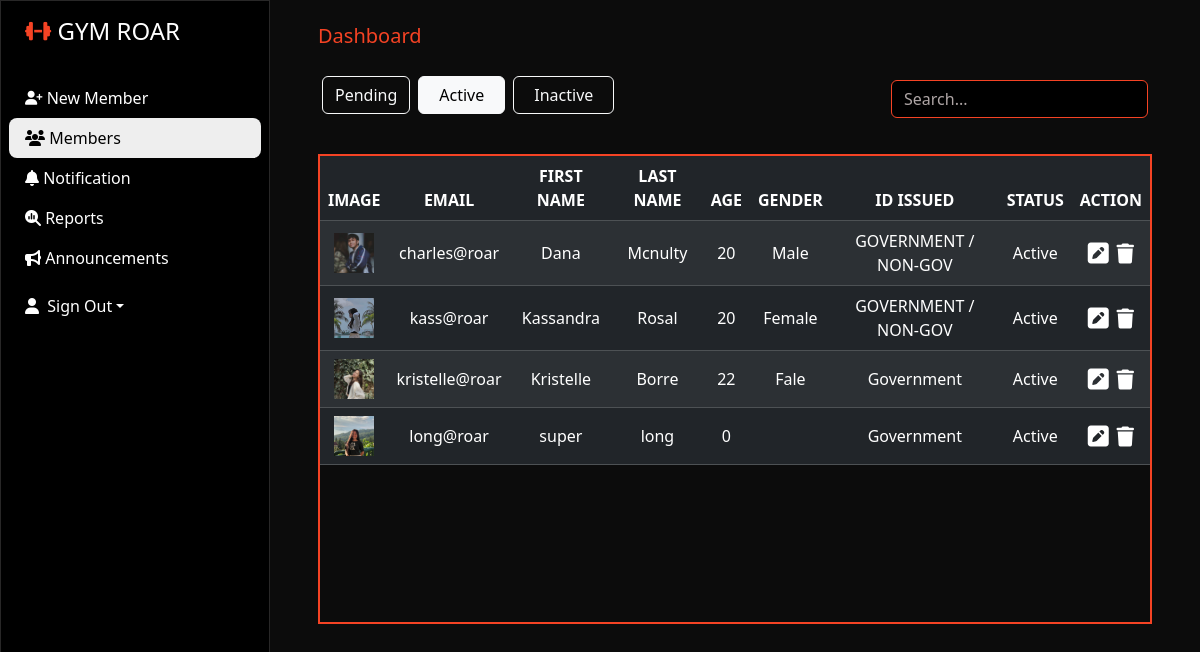
/All/Active.php, run on the app's committed database.
### tables this page shows
CREATE TABLE `status` (
  `Image` varchar(50) NOT NULL,
  `First_Name` varchar(50) NOT NULL,
  `Last_Name` varchar(50) NOT NULL,
  `Age` int(50) NOT NULL,
  `Gender` varchar(20) NOT NULL,
  `Contact_Number` varchar(11) NOT NULL,
  `Address` varchar(50) NOT NULL,
  `Id_Issue` varchar(20) NOT NULL,
  `Email` varchar(50) NOT NULL,
  `Password` varchar(30) NOT NULL,
  `Status` varchar(20) DEFAULT 'Pending',
  `Start_Date` date NOT NULL,
  `End_Date` date NOT NULL,
  `Name` varchar(50) NOT NULL DEFAULT 'GYM ROAR Announcement'
);

### All/Active.php (the view, shortened to what this page needs)
<!DOCTYPE html>
<html lang="en">
<head>
    <link rel="stylesheet" href="https://cdnjs.cloudflare.com/ajax/libs/font-awesome/6.4.2/css/all.min.css">
    <link rel="stylesheet" href="https://cdnjs.cloudflare.com/ajax/libs/animate.css/3.7.2/animate.min.css">
    <link rel="stylesheet" href="https://cdn.jsdelivr.net/npm/bootstrap@5.3.2/dist/css/bootstrap.min.css">
    <link rel="stylesheet" href="/Fit/All/sadmin.css">
</head>
<body>
    <div class="main-container d-flex">
        <div class="sidebar" id="side_nav">
            <div class="header-box px-4 pt-3 pb-4 d-flex">
            <h1 class="fs-4">
                <a class="navbar-brand" href="/Fit/All/Nmember.php">
                    <i class="fas fa-dumbbell fa-sm" style="color: #f54324;"></i>
                <span class="text-white">GYM ROAR</span>
                </a>
            </h1>
        </div>
            <ul class="list-unstyled px-2">
                <li class="nav-item"><a href="Nmember.php" class="text-decoration-none px-3 py-2 d-block"><i class="fa-solid fa-user-plus fa-sm"></i> New Member</a></li>
                <li class="active"><a href="Members.php" class="text-decoration-none px-3 py-2 d-block"><i class="fa-solid fa-users"></i> Members</a></li>
                <li class="nav-item"><a href="NotificationAdmin.php" class="text-decoration-none px-3 py-2 d-block"><i class="fa-solid fa-bell"></i> Notification</a></li>
                <li class="nav-item"><a href="Report.php" class="text-decoration-none px-3 py-2 d-block"><i class="fa-solid fa-magnifying-glass-chart"></i>  Reports </a></li>
                <li class="nav-item"><a href="Announcement.php" class="text-decoration-none px-3 py-2 d-block"><i class="fa-solid fa-bullhorn"></i> Announcements</a></li>
            </ul>
            <div class="dropdown  px-4 pt-6 pb-5 d-flex">
                <a href="#" class="d-flex align-items-center text-white text-decoration-none dropdown-toggle" id="dropdownUser1" data-bs-toggle="dropdown" aria-expanded="false">
                    <i class="fa fa-user"></i> &nbsp Sign Out</a>
            </div>
        </div>
        <div class="content">
            <div class="dashboard-content px-5 pt-4">
                <h2 class="fs-5">Dashboard</h2>
                <div class="d-flex py-3 flex-row bd-highlight mb-3">
                    <div class="p-1 bd-highlight">
                        <button type="submit" name="pending" class="btn btn-outline-light btn-md">
                            <a class="nav-link" href="Members.php">Pending</a>
                        </button>
                    </div>
                    <div class="p-1 bd-highlight">
                        <button type="submit" name="active" class="active btn btn-outline-light btn-md">
                            <a class="nav-link px-2" href="Active.php"> Active</a>
                        </button>
                    </div>
                    <div class="p-1 me-auto bd-highlight">
                        <button type="submit" name="inactive" class="btn btn-outline-light btn-md">
                            <a class="nav-link px-2"  href="Inactive.php">Inactive</a>
                        </button>
                    </div>
                    <div class="p-1 pt-2 bd-highlight">
                    <input type="text" id="searchInput" class="form-control" placeholder="Search..." name="search">
                    </div>
                 </div>
                 <div class="table-wrapper-scroll-y my-custom-scrollbar">
                    <table class="table table-dark table-hover align-middle table-striped  mb-0">
                       <thead>
                         <tr class = "text-center sticky-top table-dark">
                           <th scope="col">Image</th>
                           <th scope="col">Email</th>
                           <th scope="col">First Name</th>
                           <th scope="col">Last name</th>
                           <th scope="col">Age</th>
                           <th scope="col">Gender</th>
                           <th scope="col">ID Issued</th>
                           <th scope="col">Status</th>
                           <th colspan="2">Action</th>
                         </tr>
                       </thead>
                       <tbody>
                       <?php
                        include "db_conn.php";
                        $select = "SELECT * FROM `status` WHERE `Status` = 'Active'";
                        $result = mysqli_query($conn, $select);
                        while($rows = mysqli_fetch_assoc($result)){
                       ?>
                           <tr class="text-center ">
                               <td><img src ="upload/<?php echo $rows['Image'] ?>" style = "width:40px; height:40px"></td>
                               <td><?php echo $rows['Email'] ?></td>
                               <td><?php echo $rows['First_Name'] ?></td>
                               <td><?php echo $rows['Last_Name'] ?></td>
                               <td><?php echo $rows['Age'] ?></td>
                               <td><?php echo $rows['Gender'] ?></td>
                               <td><?php echo $rows['Id_Issue'] ?></td>
                               <td><?php echo $rows['Status'] ?></td>
                               <td>
                                   <div class="d-flex justify-content-evenly">
                                       <div class="p-0">
                                       <a href="Upactive.php?Email=<?php echo $rows['Email'] ?>" class="nav-link"><i class="fa-solid fa-square-pen fa-xl"></i></a>
                                       </div>
                                       <div class="p-0">
                                       <a href="Active.php?Email=<?php echo $rows['Email'] ?>"class="nav-link"><i class="fa-solid fa-trash fa-lg"></i></a>
                                       </div>
                                   </div>
                               </td>
                           </tr>
                       <?php
                        }
                       ?>
                        </tbody>
                     </table>
                   </div>
            </div>
        </div>
    </div>
</body>
</html>

### All/sadmin.css (style rules this page uses)
body { background: #eee; }
#side_nav { background: #000; min-width: 270px; max-width: 270px; transition: all 0.3s; border: 1px solid rgb(40, 39, 39); }
.content { min-height: 100vh; width: 100%; }
.sidebar li.active { background: #eee; border-radius: 8px; }
.sidebar li.active a, .sidebar li.active a:hover { color: #000; }
.sidebar li a { color: #fff; }
.content { background-color: rgba(6, 6, 6, 0.97); color: white; }
.dashboard-content h2 { color:#f54324; }
input[type="email"], input[type="password"], input[type="text"], input[type="number"], input[type="tel"], input[type="file"] { background-color: black; border: 1px solid#f54324; color:#f54324; }
.dashboard-content ::placeholder { color:rgb(174, 165, 165); }
.my-custom-scrollbar { position: relative; height: 470px; overflow:auto; border: 2px solid #f54324; }
.table-wrapper-scroll-y { display: block; }
.table thead { text-transform: uppercase; }

### data on the page
status: Image (picture), Email "charles@roar", First_Name "Dana", Last_Name "Mcnulty", Age "20", Gender "Male", Id_Issue "GOVERNMENT / NON-GOV", Status "Active"
status: Image (picture), Email "kass@roar", First_Name "Kassandra", Last_Name "Rosal", Age "20", Gender "Female", Id_Issue "GOVERNMENT / NON-GOV", Status "Active"
status: Image (picture), Email "kristelle@roar", First_Name "Kristelle", Last_Name "Borre", Age "22", Gender "Fale", Id_Issue "Government", Status "Active"
status: Image (picture), Email "long@roar", First_Name "super", Last_Name "long", Age "0", Id_Issue "Government", Status "Active"
